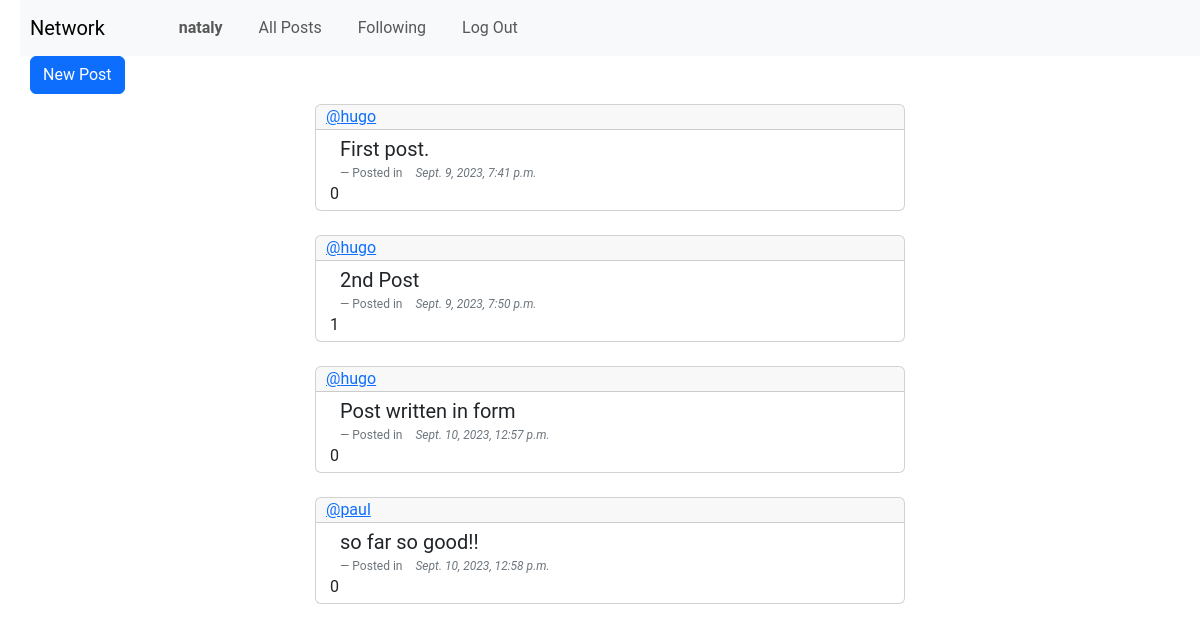
The app's page /?page=2 (signed in), older data.
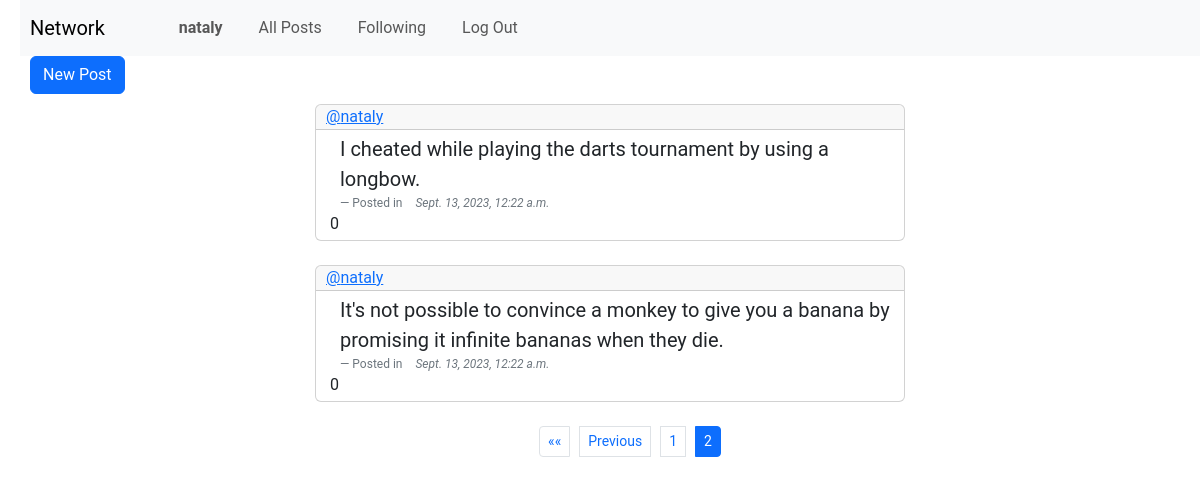
The same page, newer data.
### network/models.py (models this page shows, shortened)
class Post(models.Model):
    user = models.ForeignKey(User, related_name='author', on_delete=models.CASCADE)
    created = models.DateTimeField(auto_now_add=True)
    postContent= models.TextField()
    likes = models.ManyToManyField(User, related_name='liked_posts', blank=True)

class User(AbstractUser):
    pass

### network/views.py (the view)
# urls.py: path("", views.index, name="index"),
def index(request):
    allPosts = Post.objects.all()
    posts = []
    for post in allPosts:
        likes = post.likes.count()
        posts.append((post, likes))
    paginator = Paginator(posts, 10) # Show 10 posts per page.
    page_number = request.GET.get('page')
    page_obj = paginator.get_page(page_number)
    return render(request, "network/index.html", {'page_obj': page_obj})

### network/templates/network/index.html (shortened to what this page needs)
{% extends "network/layout.html" %}
{% block body %}
{% if user.is_authenticated %}
<button type="button" class="btn btn-primary" id="newPost" data-bs-toggle="modal" data-bs-target="#exampleModal" style="margin-bottom: 10px;">
    New Post
  </button>
{% endif %}
{% for posts, likes in page_obj %}
<div class="card">
    <div class="card-header">
      <a href="{% url 'profile' posts.user.id %}">@{{posts.user}}</a>
    </div>
    <div class="card-body">
      <blockquote class="blockquote mb-0">
        <p>{{posts.postContent}}</p>
        <footer class="blockquote-footer">Posted in <cite title="Source Title">{{posts.created}}</cite></footer>
      </blockquote>
      {{likes}}
    </div>
  </div>
<br>
{% empty %}
    <div>No Posts yet!</div>
{% endfor %}
<nav aria-label="Page navigation example">
{% if page_obj.paginator.num_pages > 1 %}
  <ul class="pagination justify-content-center pagination-sm">
    {% if page_obj.has_previous %}
      <li class="page-item"><a class="page-link" href="?page=1">&laquo;&laquo;</a></li>
      <li class="page-item"><a class="page-link" href="?page={{ page_obj.previous_page_number }}">Previous</a></li>
    {% endif %}
    {% for i in page_obj.paginator.page_range %}
      {% if i == page_obj.number %}
        <li class="page-item active">
          <span class="page-link">{{ i }}</span>
        </li>
      {% elif i > page_obj.number|add:"-3" and i < page_obj.number|add:"3" %}
        <li class="page-item">
          <a class="page-link" href="?page={{ i }}">{{ i }}</a>
        </li>
      {% endif %}
    {% endfor %}
  </ul>
{% endif %}
</nav>
{% endblock %}

Row changes from the older to the newer data that the page shows:
no longer on this page (row unchanged): Post: user "hugo", postContent "First post.", created "Sept. 9, 2023, 7:41 p.m.", likes "0"
no longer on this page (row unchanged): Post: user "hugo", postContent "2nd Post", created "Sept. 9, 2023, 7:50 p.m.", user "1"
no longer on this page (row unchanged): Post: user "hugo", postContent "Post written in form", created "Sept. 10, 2023, 12:57 p.m.", likes "0"
no longer on this page (row unchanged): Post: user "paul", postContent "so far so good!!", created "Sept. 10, 2023, 12:58 p.m.", likes "0"
added Post: user "nataly", postContent "I cheated while playing the darts tournament by using a longbow.", created "Sept. 13, 2023, 12:22 a.m.", likes "0"
added Post: user "nataly", postContent "It's not possible to convince a monkey to give you a banana by promising it infinite bananas when they die.", created "Sept. 13, 2023, 12:22 a.m.", likes "0"
Text that changed along with them:
text now shown: "«« Previous"
new list line: "1"
new list line: "2"
